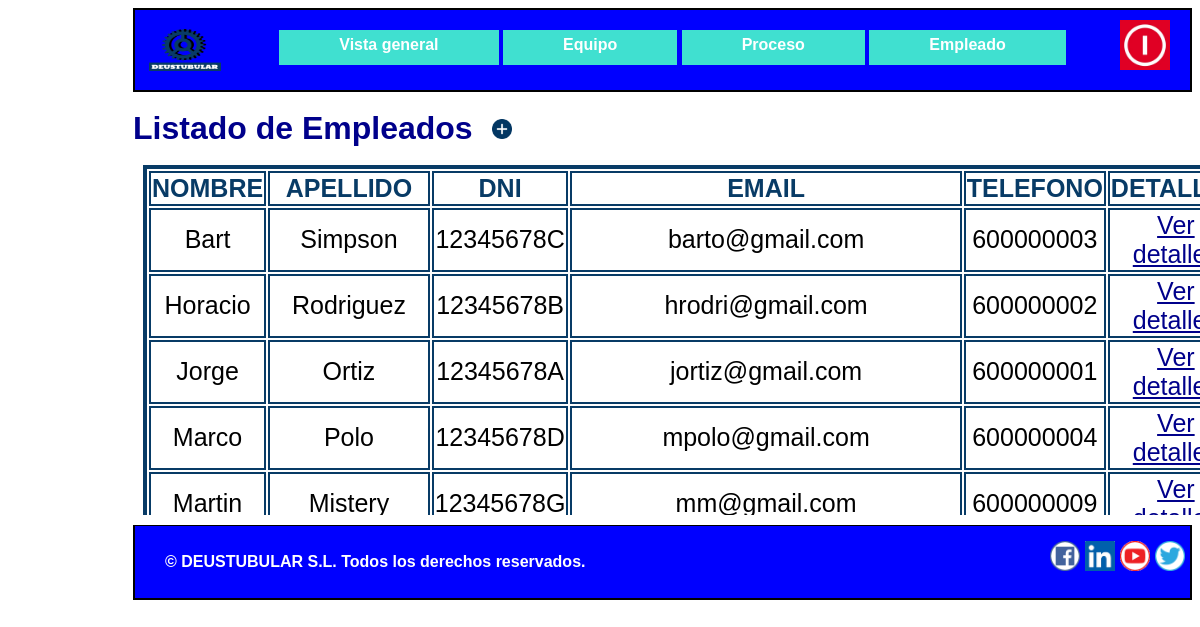
The app's page /appGestion_de_la_produccion/responsable/empleado/ with its own data.
### appGestion_de_la_produccion/models.py (models this page shows, shortened)
class Empleado(models.Model):
    nombre = models.CharField(max_length=50)
    DNI = models.CharField(max_length=9)
    apellido = models.CharField(max_length=50)
    email = models.EmailField(max_length=100)
    telefono = models.IntegerField()
    responsable=models.BooleanField()

### appGestion_de_la_produccion/views.py (the view)
# urls.py: path('responsable/empleado/', views.lista_empleados, name='lista_empleados'),
def lista_empleados(request):
    empleado = Empleado.objects.order_by("nombre")
    context = {"lista_empleados": empleado}
    return render(request, "Empleado.html", context)

### appGestion_de_la_produccion/templates/Empleado.html
{% extends "PlantillaHeaderFooter.html"%}
{% block contenido %}
<h1>Listado de Empleados <a class="añadir" href="/appGestion_de_la_produccion/responsable/empleadoform" title="Añadir nuevo empleado"><img
        src="/static/Imagenes/añadir.png" width="20" height="20"></a> </h1>
<div class="tablasueltas">
<table id="cosadeempleado">
    <thead>
    <tr class="cosadeempleado">
        <td class="cosadeempleado"> <b> NOMBRE</b> </td>
        <td class="cosadeempleado"> <b> APELLIDO</b> </td>
        <td class="cosadeempleado"> <b> DNI </b> </td>
        <td class="cosadeempleado"> <b> EMAIL</b> </td>
        <td class="cosadeempleado"> <b> TELEFONO</b> </td>
        <td class="cosadeempleado"> <b> DETALLES</b> </td>
    </tr>
    </thead>
    {% for Empleado in lista_empleados %}
    <tr class="cosadeempleado">
        <td class="cosadeempleado">{{ Empleado.nombre}}</td>
        <td class="cosadeempleado">{{ Empleado.apellido }}</td>
        <td class="cosadeempleado">{{ Empleado.DNI }}</td>
        <td class="cosadeempleado">{{ Empleado.email }}</td>
        <td class="cosadeempleado">{{ Empleado.telefono }}</td>
        <td class="cosadeempleado"><a href="/appGestion_de_la_produccion/responsable/empleado/{{ Empleado.id }}" title="Detalles">Ver detalles</a></td>
    </tr>
    {% endfor %}
</table>
</div>
{% endblock %}

### appGestion_de_la_produccion/static/stylesheet.css (style rules this page uses)
* { box-sizing: border-box; }
html { font-family: Arial, Helvetica, sans-serif; max-width: 1100px; font-weight: bold; background-color:white; margin-left: 125px; }
body { line-height: 30px; font-size: 16px; }
h1, h2, h3, legend { color: darkblue; }
a { color: darkblue; }
thead { color: rgb(8,59,102); }
.cosadeempleado { border:2px solid rgb(8,59,102); font-size:25px; margin-right:20px; text-align:center; }
#cosadeempleado { border:4px solid rgb(8,59,102); margin-left:10px; margin-bottom:40px; }
.tablasueltas { height:350px; width:1100px; overflow-y:scroll; }
.tabladetalles tbody,td,th { border:2px solid rgb(8,59,102); }
.añadir { margin-left:10px; }

### records on screen
Empleado: nombre "Bart", apellido "Simpson", DNI "12345678C", email "barto@gmail.com", telefono "600000003"
Empleado: nombre "Horacio", apellido "Rodriguez", DNI "12345678B", email "hrodri@gmail.com", telefono "600000002"
Empleado: nombre "Jorge", apellido "Ortiz", DNI "12345678A", email "jortiz@gmail.com", telefono "600000001"
Empleado: nombre "Marco", apellido "Polo", DNI "12345678D", email "mpolo@gmail.com", telefono "600000004"
Empleado: nombre "Martin", apellido "Mistery", DNI "12345678G", email "mm@gmail.com", telefono "600000009"
